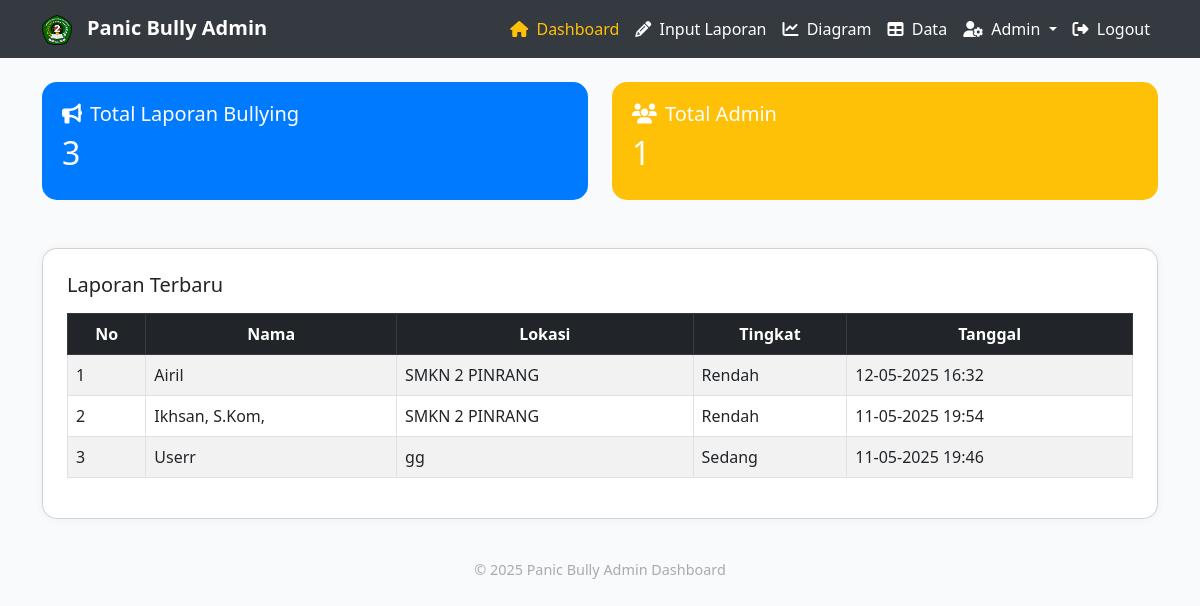
The page /admin/dashboard.php (signed in) on the database its author committed.
### tables this page shows
CREATE TABLE `laporan_bully` (
  `id` int(11) NOT NULL,
  `nama` varchar(100) DEFAULT NULL,
  `lokasi` varchar(255) DEFAULT NULL,
  `deskripsi` text DEFAULT NULL,
  `tingkat` enum('rendah','sedang','tinggi') DEFAULT NULL,
  `tanggal` datetime DEFAULT NULL
);

### admin/dashboard.php (the view, shortened to what this page needs)
<?php
include '../config.php';
$totalLaporan = mysqli_fetch_assoc(mysqli_query($conn, "SELECT COUNT(*) AS total FROM laporan_bully"))['total'];
$totalAdmin = mysqli_fetch_assoc(mysqli_query($conn, "SELECT COUNT(*) AS total FROM admin"))['total'];
$laporanTerbaru = mysqli_query($conn, "SELECT * FROM laporan_bully ORDER BY tanggal DESC LIMIT 5");
?>
<!DOCTYPE html>
<html lang="id">
<head>
  <link href="https://cdn.jsdelivr.net/npm/bootstrap@5.3.0/dist/css/bootstrap.min.css" rel="stylesheet" />
  <link href="https://cdnjs.cloudflare.com/ajax/libs/font-awesome/6.5.0/css/all.min.css" rel="stylesheet" />
  <link rel="stylesheet" href="https://cdnjs.cloudflare.com/ajax/libs/animate.css/4.1.1/animate.min.css"/>
</head>
<body>
  <nav class="navbar navbar-expand-lg navbar-dark">
    <div class="container">
      <a class="navbar-brand fw-bold" href="#">
        <img src="../assets/logo_smkn2pinrang.png" alt="Logo" style="height: 30px; margin-right: 10px;">
        Panic Bully Admin
      </a>
      <div class="collapse navbar-collapse" id="navbarNav">
        <ul class="navbar-nav ms-auto">
          <li class="nav-item"><a class="nav-link active" href="dashboard.php"><i class="fas fa-home me-1"></i> Dashboard</a></li>
          <li class="nav-item"><a class="nav-link" href="input_laporan.php"><i class="fas fa-pencil-alt me-1"></i> Input Laporan</a></li>
          <li class="nav-item"><a class="nav-link" href="data_diagram.php"><i class="fas fa-chart-line me-1"></i> Diagram</a></li>
          <li class="nav-item"><a class="nav-link" href="data_laporan.php"><i class="fas fa-table me-1"></i> Data</a></li>
          <li class="nav-item dropdown">
            <a class="nav-link dropdown-toggle" href="#" id="adminDropdown" role="button" data-bs-toggle="dropdown" aria-expanded="false">
              <i class="fas fa-user-cog me-1"></i> Admin
            </a>
          </li>
          <li class="nav-item"><a class="nav-link" href="logout.php"><i class="fas fa-sign-out-alt me-1"></i> Logout</a></li>
        </ul>
      </div>
    </div>
  </nav>
  <div class="container mt-4">
    <div class="row g-4">
      <div class="col-md-6">
        <div class="card-summary summary-laporan">
          <h5><i class="fas fa-bullhorn me-2"></i>Total Laporan Bullying</h5>
          <h2><?= $totalLaporan ?></h2>
        </div>
      </div>
      <div class="col-md-6">
        <div class="card-summary summary-admin">
          <h5><i class="fas fa-users me-2"></i>Total Admin</h5>
          <h2><?= $totalAdmin ?></h2>
        </div>
      </div>
    </div>
    <div class="card card-data mt-5 p-4">
      <h5 class="mb-3">Laporan Terbaru</h5>
      <div class="table-responsive">
        <table class="table table-bordered table-striped align-middle">
          <thead class="table-dark text-center">
            <tr>
              <th>No</th>
              <th>Nama</th>
              <th>Lokasi</th>
              <th>Tingkat</th>
              <th>Tanggal</th>
            </tr>
          </thead>
          <tbody id="laporanTerbaruBody">
            <?php $no = 1; while ($row = mysqli_fetch_assoc($laporanTerbaru)): ?>
              <tr>
                <td><?= $no++ ?></td>
                <td><?= htmlspecialchars($row['nama']) ?></td>
                <td><?= htmlspecialchars($row['lokasi']) ?></td>
                <td class="text-capitalize"><?= $row['tingkat'] ?></td>
                <td><?= date('d-m-Y H:i', strtotime($row['tanggal'])) ?></td>
              </tr>
            <?php endwhile; ?>
          </tbody>
        </table>
      </div>
    </div>
  </div>
  <footer>
    <p>&copy; <?= date('Y') ?> Panic Bully Admin Dashboard</p>
  </footer>
</body>
</html>

### admin/dashboard.php (style rules this page uses)
body { background-color: #f8fafc; }
.navbar { background-color: #343a40; }
.navbar-brand, .nav-link { color: #fff !important; }
.nav-link.active, .nav-link:hover { color: #ffc107 !important; }
.card-summary { border-radius: 15px; padding: 20px; color: #fff; }
.summary-laporan { background: #007bff; }
.summary-admin { background: #ffc107; }
.card-data { border-radius: 15px; margin-top: 2rem; box-shadow: 0 0 10px rgba(0,0,0,0.05); }
footer { margin-top: 40px; text-align: center; font-size: 0.9rem; color: #aaa; }

### rows shown on the page
laporan_bully: nama "Airil", lokasi "SMKN 2 PINRANG", tingkat "Rendah", tanggal "12-05-2025 16:32"
laporan_bully: nama "Ikhsan, S.Kom,", lokasi "SMKN 2 PINRANG", tingkat "Rendah", tanggal "11-05-2025 19:54"
laporan_bully: nama "Userr", lokasi "gg", tingkat "Sedang", tanggal "11-05-2025 19:46"

### other values the page prints
$totalLaporan "3"
$totalAdmin "1"
